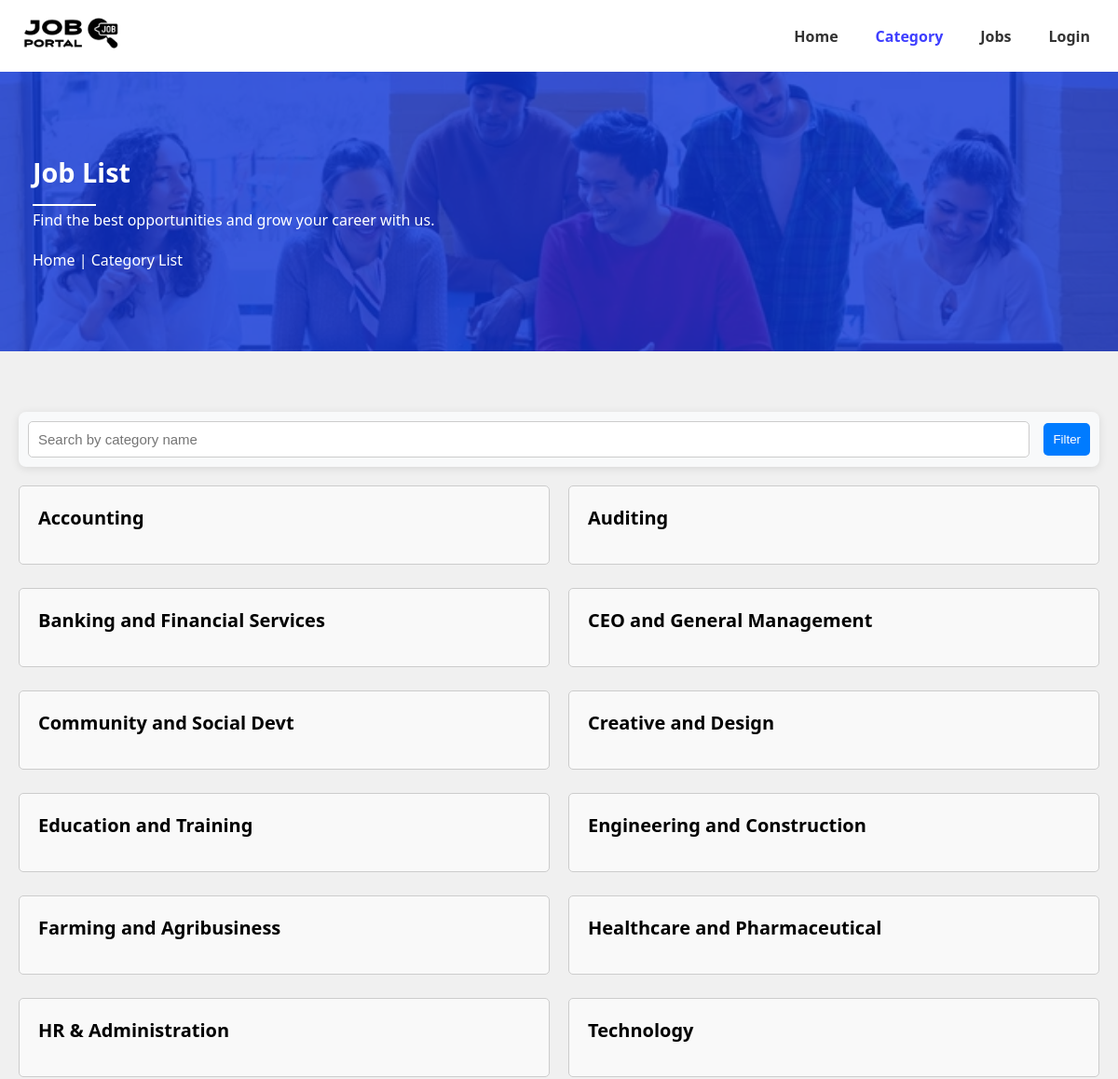
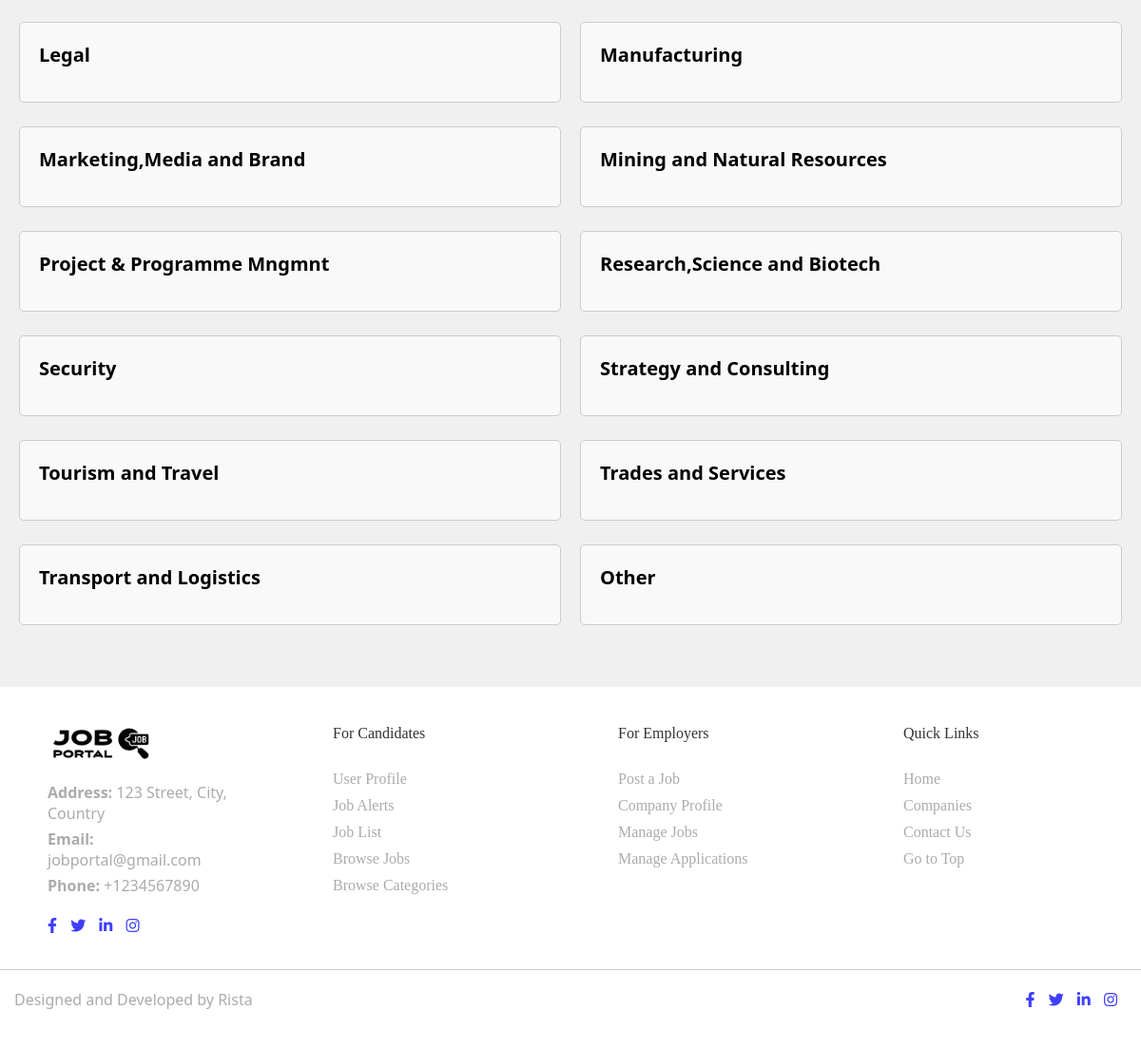
The app's page /category.php with its own data (2 pictures, top to bottom).
### tables this page shows
CREATE TABLE `categories` (
  `id` int(255) NOT NULL,
  `category` varchar(255) NOT NULL
);

### category.php (the view, shortened to what this page needs)
<?php
include 'Config/dbconnect.php';
?>
<!DOCTYPE html>
<html lang="en">
<head>
    <link rel="stylesheet" href="css/index.css">
    <link rel="stylesheet" href="css/Navigation.css">
    <link rel="stylesheet" href="css/footer.css">
    <link rel="stylesheet" href="https://cdnjs.cloudflare.com/ajax/libs/font-awesome/5.15.4/css/all.min.css">
</head>
<body>
    <nav class="navbar">
        <div class="navbar-container">
            <div class="logo">
                <a href="http://localhost/JobPortal/index.php">
                    <img src="http://localhost/JobPortal/Logo/logo3.png" alt="Logo">
                </a>
            </div>
            <ul class="nav-links">
                <li><a href="index.php">Home</a></li>
                <li><a href="category.php">Category</a></li>
                <li><a href="job.php">Jobs</a></li>
                <li><a href="login.php">Login</a></li>
            </ul>
        </div>
    </nav>
    <section class="banner-section">
        <div class="banner-overlay">
            <div class="banner-container">
                <div class="banner-content">
                    <h2 class="banner-heading">Job List</h2>
                    <p class="banner-paragraph">Find the best opportunities and grow your career with us.</p>
                    <div class="breadcrumb">
                        <a href="index.php">Home</a> | <a href="category.php">Category List</a>
                    </div>
                </div>
            </div>
        </div>
    </section>
    <section class="dashboard-section">
        <div class="dashboard-container">
            <form method="GET" action="" class="filter-form">
                <div class="form-group">
                    <input type="text" name="search" placeholder="Search by category name" class="search-input" />
                </div>
                <button type="submit" class="filter-button">Filter</button>
            </form>
            <div class="job-listings">
                <?php
            $search = isset($_GET['search']) ? $_GET['search'] : '';
            $sql = "SELECT * FROM categories WHERE category LIKE ?";
            $stmt = $conn->prepare($sql);
            $like_search = "%" . $search . "%";
            $stmt->bind_param("s", $like_search);
            $stmt->execute();
            $result = $stmt->get_result();
            if ($result->num_rows > 0) {
                while ($row = $result->fetch_assoc()) {
                    echo '<div class="job" onclick="window.location.href=\'category_job.php?id=' . $row['id'] . '\'">';
                    echo '<span class="job-title">' . $row['category'] . '</span>';
                    echo '</div>';
                }
            } else {
                echo '<p>No categories available at the moment.</p>';
            }
            ?>
            </div>
        </div>
    </section>
    <?php include 'Assets/footer.php'; ?>
</body>
</html>

### css/index.css (style rules this page uses)
.search-input { padding: 10px; font-size: 10px; border: 1px solid #efeeee; width: 200px; }
.banner-section { position: relative; background-image: url('http://localhost/JobPortal/Banners/banner3.png'); background-size: cover; background-position: center; height: 400px; display: flex; align-items: center; justify-content: center; }
.banner-overlay { background-color: rgba(11, 49, 213, 0.7); position: absolute; top: 0; left: 0; width: 100%; height: 100%; display: flex; flex-direction: column; align-items: center; justify-content: center; color: white; padding: 20px; text-align: center; }
.banner-heading { font-size: 1.8em; position: relative; margin-bottom: 20px; }
.banner-heading:after { content: ''; display: block; width: 10%; height: 1.5px; background-color: white; margin: 10px auto 0 auto; }
.banner-paragraph { font-size: 1em; line-height: 1.5; max-width: 800px; margin: 0 auto 40px; }
.job-listings { display: flex; flex-wrap: wrap; justify-content: space-between; }
.job { display: flex; width: 48%; padding: 20px; margin-bottom: 25px; border: 1px solid #ccc; border-radius: 5px; cursor: pointer; background-color: #f9f9f9; min-height: 160px; }
.job-title { font-size: 20px; font-weight: bold; margin-right: 10px; margin-bottom: 16px; }

### css/Navigation.css (style rules this page uses)
* { margin: 0; padding: 0; box-sizing: border-box; }
body { font-family: 'Segoe UI', Tahoma, Geneva, Verdana, sans-serif; }
.navbar { background-color: white; padding: 1em 0; box-shadow: 0 2px 4px rgba(0, 0, 0, 0.1); }
.navbar-container { display: flex; justify-content: space-between; align-items: center; max-width: 1200px; margin: 0 auto; padding: 0 20px; }
.logo img { height: 40px; }
.nav-links { list-style: none; display: flex; }
.nav-links li { margin-left: 20px; }
.nav-links a { color: #333; text-decoration: none; font-weight: bold; padding: 5px 10px; border-radius: 4px; transition: color 0.3s; }
.nav-links a.active { color: rgb(62, 62, 255); }

### category.php (style rules this page uses)
.banner-section { position: relative; background-image: url('http://localhost/JobPortal/Banners/banner3.png'); background-size: cover; background-position: center; height: 300px; display: flex; align-items: center; }
.banner-container { max-width: 1200px; margin: 0 auto; padding: 0 15px; width: 100%; }
.banner-overlay { background-color: rgba(11, 49, 213, 0.8); position: absolute; top: 0; left: 0; width: 100%; height: 100%; display: flex; align-items: center; color: white; padding: 20px; text-align: left; }
.banner-content { width: 100%; }
.banner-heading { font-size: 1.8em; margin-bottom: 20px; position: relative; }
.banner-heading:after { content: ''; display: block; width: 6%; height: 2.2px; background-color: white; margin-top: 15px; position: absolute; left: 0; }
.banner-paragraph { font-size: 1em; line-height: 1.5; max-width: 800px; margin: 0; }
.breadcrumb { margin-top: 20px; }
.breadcrumb a { color: white; text-decoration: none; font-size: 1em; align-items: left; }
.dashboard-section { background-color: #f0f0f0; padding: 40px 0; padding-top: 65px; }
.dashboard-container { max-width: 1200px; margin: 0 auto; padding: 0 20px; }
.job-listings { display: flex; flex-wrap: wrap; justify-content: space-between; }
.job { display: flex; flex-direction: column; width: calc(50% - 10px); padding: 20px; margin-bottom: 25px; border: 1px solid #ccc; border-radius: 5px; cursor: pointer; background-color: #f9f9f9; min-height: 60px; box-sizing: border-box; }
.job-title { font-size: 20px; font-weight: bold; margin-right: 150px; margin-bottom: 16px; }
.filter-form { display: flex; align-items: center; background-color: #f8f9fa; padding: 10px; border-radius: 8px; box-shadow: 0 2px 10px rgba(0, 0, 0, 0.1); margin-bottom: 20px; width: 100%; }
.form-group { margin-right: 15px; flex-grow: 1; }
.search-input { padding: 10px; border: 1px solid #ccc; border-radius: 5px; width: 100%; box-sizing: border-box; font-size: 15px; }
.filter-button { padding: 10px; background-color: #007bff; color: white; border: none; border-radius: 5px; cursor: pointer; transition: background-color 0.3s; }

### records on screen
categories: category "Accounting"
categories: category "Auditing"
categories: category "Banking and Financial Services"
categories: category "CEO and General Management"
categories: category "Community and Social Devt"
categories: category "Creative and Design"
categories: category "Education and Training"
categories: category "Engineering and Construction"
categories: category "Farming and Agribusiness"
categories: category "Healthcare and Pharmaceutical"
categories: category "HR & Administration"
categories: category "Technology"
categories: category "Legal"
categories: category "Manufacturing"
categories: category "Marketing,Media and Brand"
categories: category "Mining and Natural Resources"
categories: category "Project & Programme Mngmnt"
categories: category "Research,Science and Biotech"
categories: category "Security"
categories: category "Strategy and Consulting"
categories: category "Tourism and Travel"
categories: category "Trades and Services"
categories: category "Transport and Logistics"
categories: category "Other"
